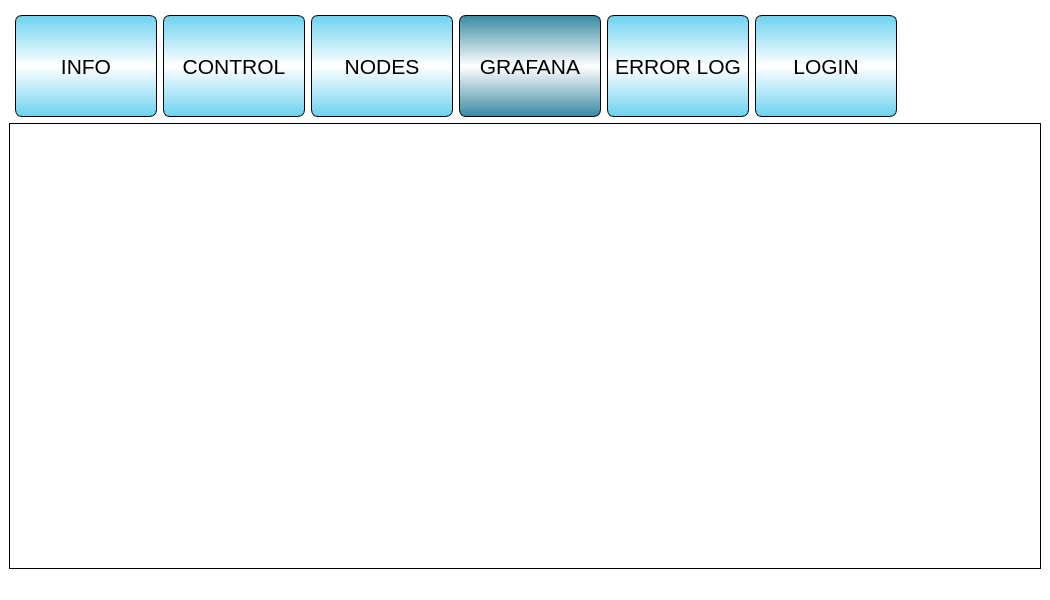
<?xml version="1.0" encoding="UTF-8"?>
<ui version="4.0">
 <class>GUIWindow</class>
 <widget class="QMainWindow" name="GUIWindow">
  <property name="geometry">
   <rect>
    <x>0</x>
    <y>0</y>
    <width>1050</width>
    <height>600</height>
   </rect>
  </property>
  <property name="minimumSize">
   <size>
    <width>1050</width>
    <height>600</height>
   </size>
  </property>
  <property name="windowTitle">
   <string>GUI</string>
  </property>
  <property name="styleSheet">
   <string notr="true">background-color: #ffffff;</string>
  </property>
  <widget class="QWidget" name="centralwidget">
   <property name="styleSheet">
    <string notr="true">/* 
	primary color: #6CD2F0
	primary color dark: #398AA3
	alternate color: #F0E454
	alternare color dark: #A39C41
	accent color: #F03E72
	background color: #aee2f0
*/

QPushButton {
	border: 1px;
	border-style: outset;
	border-radius: 7px;
	border-color: black;
	background-color: #F0E454;
	background-color: rgb(240, 228, 84);
	
	background-color: qlineargradient(spread:reflect, x1:0.5, y1:0, x2:0.5, y2:0.5, stop:0 rgba(240, 228, 84, 255), stop:1 rgba(255, 255, 255, 255));
}
QPushButton:pressed {
	background-color: ;
	background-color: rgb(163, 156, 65);
	background-color: qlineargradient(spread:reflect, x1:0.5, y1:0, x2:0.5, y2:0.5, stop:0 rgba(163, 156, 65, 255), stop:1 rgba(255, 255, 255, 255));
}
QTabWidget::tab-bar {
	alignment: center;
}

QTabWidget::pane {
	border: 1px solid black;
}

QTabBar::tab { 
	border: 1px solid black;
	border-radius: 7px;
	height: 100px; 
	width: 140px;
	margin: 6 px;
	margin-left: 6px;
 }
QTabBar::tab:selected {
	background-color: qlineargradient(spread:reflect, x1:0.5, y1:0, x2:0.5, y2:0.5, stop:0 rgba(57, 138, 163, 255), stop:1 rgba(255, 255, 255, 255));
}
QTabBar::tab:!selected {
	background-color:#6CD2F0;
	background-color: rgb(108, 210, 240);
	background-color: qlineargradient(spread:reflect, x1:0.5, y1:0, x2:0.5, y2:0.5, stop:0 rgba(108, 210, 240, 255), stop:1 rgba(255, 255, 255, 255));
}

</string>
   </property>
   <layout class="QHBoxLayout" name="horizontalLayout" stretch="6">
    <item>
     <layout class="QHBoxLayout" name="widget_container">
      <item>
       <widget class="QTabWidget" name="tabWidget">
        <property name="sizePolicy">
         <sizepolicy hsizetype="Preferred" vsizetype="Preferred">
          <horstretch>0</horstretch>
          <verstretch>0</verstretch>
         </sizepolicy>
        </property>
        <property name="font">
         <font>
          <pointsize>16</pointsize>
         </font>
        </property>
        <property name="styleSheet">
         <string notr="true"/>
        </property>
        <property name="currentIndex">
         <number>3</number>
        </property>
        <widget class="QWidget" name="tab_info">
         <attribute name="title">
          <string>INFO</string>
         </attribute>
         <layout class="QVBoxLayout" name="info_widget_layout"/>
        </widget>
        <widget class="QWidget" name="tab_control">
         <attribute name="title">
          <string>CONTROL</string>
         </attribute>
         <layout class="QVBoxLayout" name="control_widget_layout"/>
        </widget>
        <widget class="QWidget" name="tab_nodes">
         <attribute name="title">
          <string>NODES</string>
         </attribute>
         <layout class="QHBoxLayout" name="horizontalLayout_3" stretch="10,1">
          <item>
           <widget class="QListWidget" name="list_nodes"/>
          </item>
          <item>
           <widget class="QPushButton" name="button_refresh">
            <property name="sizePolicy">
             <sizepolicy hsizetype="Minimum" vsizetype="Expanding">
              <horstretch>0</horstretch>
              <verstretch>0</verstretch>
             </sizepolicy>
            </property>
            <property name="styleSheet">
             <string notr="true">image: url(:/icons/refresh);</string>
            </property>
            <property name="text">
             <string>RELOAD</string>
            </property>
           </widget>
          </item>
         </layout>
        </widget>
        <widget class="QWidget" name="tab_grafana">
         <attribute name="title">
          <string>GRAFANA</string>
         </attribute>
         <layout class="QVBoxLayout" name="grafana_layout"/>
        </widget>
        <widget class="QWidget" name="tab_error">
         <attribute name="title">
          <string>ERROR LOG</string>
         </attribute>
         <layout class="QHBoxLayout" name="horizontalLayout_4" stretch="10,1">
          <item>
           <widget class="QListWidget" name="list_error">
            <property name="selectionMode">
             <enum>QAbstractItemView::NoSelection</enum>
            </property>
           </widget>
          </item>
          <item>
           <widget class="QPushButton" name="button_clear_errors">
            <property name="sizePolicy">
             <sizepolicy hsizetype="Minimum" vsizetype="Expanding">
              <horstretch>0</horstretch>
              <verstretch>0</verstretch>
             </sizepolicy>
            </property>
            <property name="text">
             <string>CLEAR ERRORS</string>
            </property>
           </widget>
          </item>
         </layout>
        </widget>
        <widget class="QWidget" name="tab_login">
         <attribute name="title">
          <string>LOGIN</string>
         </attribute>
         <layout class="QVBoxLayout" name="verticalLayout" stretch="1,0,0">
          <item>
           <layout class="QFormLayout" name="formLayout">
            <property name="horizontalSpacing">
             <number>16</number>
            </property>
            <property name="verticalSpacing">
             <number>16</number>
            </property>
            <property name="leftMargin">
             <number>16</number>
            </property>
            <property name="topMargin">
             <number>16</number>
            </property>
            <property name="rightMargin">
             <number>16</number>
            </property>
            <item row="0" column="0">
             <widget class="QLabel" name="label">
              <property name="sizePolicy">
               <sizepolicy hsizetype="Preferred" vsizetype="Preferred">
                <horstretch>0</horstretch>
                <verstretch>0</verstretch>
               </sizepolicy>
              </property>
              <property name="font">
               <font>
                <pointsize>16</pointsize>
               </font>
              </property>
              <property name="text">
               <string>Username</string>
              </property>
              <property name="buddy">
               <cstring>line_edit_name</cstring>
              </property>
             </widget>
            </item>
            <item row="1" column="0">
             <widget class="QLabel" name="label_2">
              <property name="font">
               <font>
                <pointsize>16</pointsize>
               </font>
              </property>
              <property name="text">
               <string>Password</string>
              </property>
              <property name="buddy">
               <cstring>line_edit_pass</cstring>
              </property>
             </widget>
            </item>
            <item row="0" column="1">
             <widget class="QLineEdit" name="line_edit_name">
              <property name="font">
               <font>
                <pointsize>16</pointsize>
               </font>
              </property>
             </widget>
            </item>
            <item row="1" column="1">
             <widget class="QLineEdit" name="line_edit_pass">
              <property name="font">
               <font>
                <pointsize>16</pointsize>
               </font>
              </property>
              <property name="echoMode">
               <enum>QLineEdit::Password</enum>
              </property>
             </widget>
            </item>
           </layout>
          </item>
          <item>
           <widget class="QLabel" name="label_login">
            <property name="sizePolicy">
             <sizepolicy hsizetype="Preferred" vsizetype="Fixed">
              <horstretch>0</horstretch>
              <verstretch>0</verstretch>
             </sizepolicy>
            </property>
            <property name="font">
             <font>
              <pointsize>16</pointsize>
             </font>
            </property>
            <property name="styleSheet">
             <string notr="true">color: rgb(255, 0, 0)</string>
            </property>
            <property name="text">
             <string/>
            </property>
            <property name="alignment">
             <set>Qt::AlignCenter</set>
            </property>
           </widget>
          </item>
          <item>
           <layout class="QHBoxLayout" name="horizontalLayout_2" stretch="4,1">
            <item>
             <widget class="QPushButton" name="button_login">
              <property name="sizePolicy">
               <sizepolicy hsizetype="Minimum" vsizetype="Fixed">
                <horstretch>0</horstretch>
                <verstretch>0</verstretch>
               </sizepolicy>
              </property>
              <property name="minimumSize">
               <size>
                <width>0</width>
                <height>150</height>
               </size>
              </property>
              <property name="font">
               <font>
                <pointsize>32</pointsize>
               </font>
              </property>
              <property name="styleSheet">
               <string notr="true">QPushButton {
	background-color: #5CD44C;
	background-color: qlineargradient(spread:reflect, x1:0.5, y1:0, x2:0.5, y2:0.5, stop:0 rgba(92, 212, 76, 255), stop:1 rgba(255, 255, 255, 255));
}

QPushButton:pressed {
	background-color: #58c647;
	background-color: qlineargradient(spread:reflect, x1:0.5, y1:0, x2:0.5, y2:0.5, stop:0 rgba(88, 198, 71, 255), stop:1 rgba(255, 255, 255, 255));
}</string>
              </property>
              <property name="text">
               <string>LOGIN</string>
              </property>
             </widget>
            </item>
            <item>
             <widget class="QPushButton" name="button_logout">
              <property name="minimumSize">
               <size>
                <width>0</width>
                <height>150</height>
               </size>
              </property>
              <property name="font">
               <font>
                <pointsize>32</pointsize>
               </font>
              </property>
              <property name="styleSheet">
               <string notr="true">QPushButton {
	background-color: #F03E72;
	background-color: qlineargradient(spread:reflect, x1:0.5, y1:0, x2:0.5, y2:0.5, stop:0 rgba(240, 62, 114, 255), stop:1 rgba(255, 255, 255, 255));
}

QPushButton:pressed {
	background-color: #d83868;
	background-color: qlineargradient(spread:reflect, x1:0.5, y1:0, x2:0.5, y2:0.5, stop:0 rgba(216, 56, 104, 255), stop:1 rgba(255, 255, 255, 255));
}</string>
              </property>
              <property name="text">
               <string>LOGOUT</string>
              </property>
             </widget>
            </item>
           </layout>
          </item>
         </layout>
        </widget>
       </widget>
      </item>
     </layout>
    </item>
   </layout>
  </widget>
  <widget class="QStatusBar" name="statusbar"/>
  <action name="actionSt_tusz">
   <property name="text">
    <string>Státusz</string>
   </property>
  </action>
 </widget>
 <tabstops>
  <tabstop>line_edit_name</tabstop>
  <tabstop>line_edit_pass</tabstop>
  <tabstop>tabWidget</tabstop>
 </tabstops>
 <resources/>
 <connections/>
</ui>
